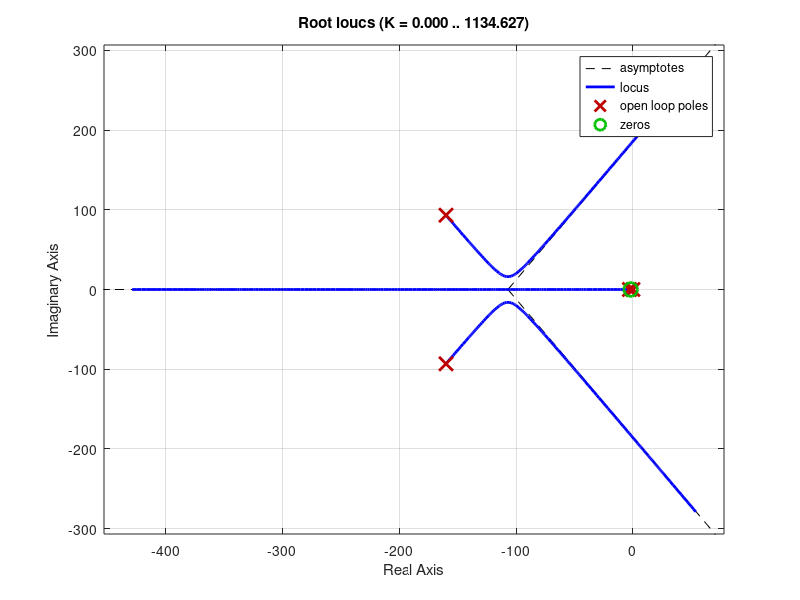

This chart was generated by the following MATLAB code: (Note: this script raises an error after producing the figure.)
%% Introduction 

% Engineering Decisions
% 
% - Gear Ratio
% - Motor
% - Ball Material

% Performance Measures
% 
% - Control Effort
% - Steady State Error
% - Rise Time 
% - Sensitivity


%% Densities

%{
stainless_density = 7.97; % g/cm^3
aluminum_density = 2.7; % g/cm^3
%% Motors
m1 = struct('J_m', 5.0e-5, 'B_m', 3.0e-6, 'K_t', .225, 'R', 8, 'L', .025);
m2 = struct('J_m', 5.0e-5, 'B_m', 3.0e-6, 'K_t', .175, 'R', 6, 'L', .016);
m3 = struct('J_m', 5.0e-5, 'B_m', 3.0e-6, 'K_t', .125, 'R', 4, 'L', .0075);
m4 = struct('J_m', 5.0e-5, 'B_m', 3.0e-6, 'K_t', .275, 'R', 12, 'L', .032);
motors = [m1, m2, m3, m4];

clear m1 m2 m3 m4

%% Ball Properties
ball_radius = .01; % m
ball_volume = (4/3) * pi * (ball_radius*100)^3; % cm^3
ball_mass = aluminum_density * ball_volume / 1000; % kg
J_b = (2/5) * ball_mass * (ball_radius)^2; % kg*m^2

clear ball_volume

%% Gearbox & Other
J_g = 6.2e-6; % kg*m^2
J_s = 1.4e-7; % kg*m^2
G_v = 5; % V/V
g = 9.8; % m/s^2
K_s = 10; % V/m
N = 25; 

%% Bar Properties
bar_height = .8; % cm
bar_width = 2; % cm
bar_length = 50; % cm
bar_ch_depth = .6; % cm
bar_ch_width = 1.6; % cm
ch_volume = bar_ch_depth * bar_ch_width * bar_length;
bar_noch_volume = bar_height * bar_width * bar_length;
bar_volume = bar_noch_volume - ch_volume; % cm^3
bar_mass = aluminum_density * bar_volume / 1000; % kg
J_bar = (bar_mass * (bar_length / 100)^2) / 12; % kg*m^2

clear ch_volume aluminum_density bar_height bar_width bar_ch_depth
clear ch_volume bar_ch_width bar_noch_volume

%% Plant Transfer Function
motor = motors(2);
B_m = motor.B_m;
K_t = motor.K_t;
L = motor.L;
R = motor.R;
J_eff = motor.J_m + J_g + (J_bar + J_s) / N^2; % kg*m^2

s = tf('s');
  
num = G_v * ball_mass * g * K_s * K_t;

den = s^5 * N * (ball_mass + (J_b / ball_radius^2)) * ...
      (L * J_eff + s^-1*(B_m * L + R * J_eff) +  ...
      s^-2 * (K_t^2 + B_m * R));
  
G = num / den;
G = minreal(G)

%% Controller
G = zpk(G)

ts = .05;
os = 0;
n = 9;

[num,den] = stepshape(n,os,ts);
[D,T,Tu,Td,L]=lamdesign(G,den);
step(T)
%}
%%%%%%%%%% Version 2
% Talked with Hanselman: Bug in code prevents LAMDesign from working
%%%%%%%%%% Version 3
% pidTuner was not returning stable results
%%%%%%%%%% Version 4
% PID placing by hand
%% Densities
stainless_density = 7.97; % g/cm^3
aluminum_density = 2.7; % g/cm^3
%% Motors
m1 = struct('J_m', 5.0e-5, 'B_m', 3.0e-6, 'K_t', .225, 'R', 8, 'L', .025);
m2 = struct('J_m', 5.0e-5, 'B_m', 3.0e-6, 'K_t', .175, 'R', 6, 'L', .016);
m3 = struct('J_m', 5.0e-5, 'B_m', 3.0e-6, 'K_t', .125, 'R', 4, 'L', .0075);
m4 = struct('J_m', 5.0e-5, 'B_m', 3.0e-6, 'K_t', .275, 'R', 12, 'L', .032);
motors = [m1, m2, m3, m4];

clear m1 m2 m3 m4

%% Ball Properties
ball_radius = .01; % m
ball_volume = (4/3) * pi * (ball_radius*100)^3; % cm^3
ball_mass = aluminum_density * ball_volume / 1000; % kg
J_b = (2/5) * ball_mass * (ball_radius)^2; % kg*m^2

clear ball_volume

%% Gearbox & Other
J_g = 6.2e-6; % kg*m^2
J_s = 1.4e-7; % kg*m^2
G_v = 5; % V/V
g = 9.8; % m/s^2
K_s = 10; % V/m
N = 25; 

%% Bar Properties
bar_height = .8; % cm
bar_width = 2; % cm
bar_length = 50; % cm
bar_ch_depth = .6; % cm
bar_ch_width = 1.6; % cm
ch_volume = bar_ch_depth * bar_ch_width * bar_length;
bar_noch_volume = bar_height * bar_width * bar_length;
bar_volume = bar_noch_volume - ch_volume; % cm^3
bar_mass = aluminum_density * bar_volume / 1000; % kg
J_bar = (bar_mass * (bar_length / 100)^2) / 12; % kg*m^2

clear ch_volume aluminum_density bar_height bar_width bar_ch_depth
clear ch_volume bar_ch_width bar_noch_volume

%% Plant Transfer Function
%{
motor = motors(1);
B_m = motor.B_m;
K_t = motor.K_t;
L = motor.L;
R = motor.R;
J_eff = motor.J_m + J_g + (J_bar + J_s) / N^2; % kg*m^2

s = tf('s');
  
num = G_v * ball_mass * g * K_s * K_t;

den = s^5 * N * (ball_mass + (J_b / ball_radius^2)) * ...
      (L * J_eff + s^-1*(B_m * L + R * J_eff) +  ...
      s^-2 * (K_t^2 + B_m * R));
  
G = num / den;
G = minreal(G)
%}
%% Controller
%{
G = zpk(G)

z1 = -.0001 + j*.0001;   % Pole, Zero, and K
z2 = -.0001 - j*.0001;
p1 = -1000;
p2 = -2000;
K = 10E9;


D = zpk([z1,z2,z3,z4,z5], [p1,p2,p3,p4,p5], 1);
figure(1)
rlocus(D*G); 

D = K*D;  % Multiply in K
T = feedback(D*G, 1);  % Get transfer function T
[Tu, umax] = controleffort(G, T);
S = stepinfo(T);

kd = K/p;   % convert from poles, zeros, and k to parameters
kp = z * kd;

D   % printing
fprintf('Kd:%.2f\nKp:%.2f\n',kd,kp);
figure(2)
step(T);
fprintf('umax:%.2f\nOvershoot:%.2f\nSettling Time:%.2f\n',umax, S.Overshoot, S.SettlingTime);
Tu
S
%}
%% Another Controller
%{
G = zpk(G)

z1 = -.0001 + j*.0001;   % Pole, Zero, and K
z2 = -.0001 - j*.0001;
p1 = -1000;
p2 = -2000;
K = 10E9;


D = zpk([z1,z2,z3,z4,z5], [p1,p2,p3,p4,p5], 1);
figure(1)
rlocus(D*G); 

D = K*D;  % Multiply in K
T = feedback(D*G, 1);  % Get transfer function T
[Tu, umax] = controleffort(G, T);
S = stepinfo(T);

kd = K/p;   % convert from poles, zeros, and k to parameters
kp = z * kd;

D   % printing
fprintf('Kd:%.2f\nKp:%.2f\n',kd,kp);
figure(2)
step(T);
fprintf('umax:%.2f\nOvershoot:%.2f\nSettling Time:%.2f\n',umax, S.Overshoot, S.SettlingTime);
Tu
S
%}
%% New Plant Design

motor = motors(1);
B_m = motor.B_m;
K_t = motor.K_t;
L = motor.L;
R = motor.R;
J_eff = motor.J_m + J_g + (J_bar + J_s) / N^2; % kg*m^2

s = tf('s');
  
num = G_v * K_t;

den = s^3 * N  * (L * J_eff + s^-1*(B_m * L + R * J_eff) +  ...
      s^-2 * (K_t^2 + B_m * R));
  
G1 = num / den;

num = ball_mass * g * K_s;

den = s^2 * (ball_mass + (J_b / ball_radius^2));

G2 = num / den;

G1 = minreal(G1);
G2 = minreal(G2);

%% Motor Controller for G1
G1 = zpk(G1)

z1 = -2;   % Pole, Zero, and K
p1 = -3;
K = 5;


D = zpk([z1], [p1], 1);
figure(1)
rlocus(D*G1); 

D = K*D;  % Multiply in K
T = feedback(D*G1, 1);  % Get transfer function T
[Tu, umax] = controleffort(G1, T);
S = stepinfo(T);
%step(T);

%% Actual Plant (Motor Controller & Ball Dynamics)
G = T*G2;
rlocus(G);

ts = .2;
os = 0;
n = 6;

R = [-20, -15, -30 , -10, -25, -25, -30, -40];
T = stepshape(n,os,ts);

[F,H,Tu,Td,L]=lamdesign(G,T,R); %computes the compensator coefficients

S = stepinfo(T);
step(T);